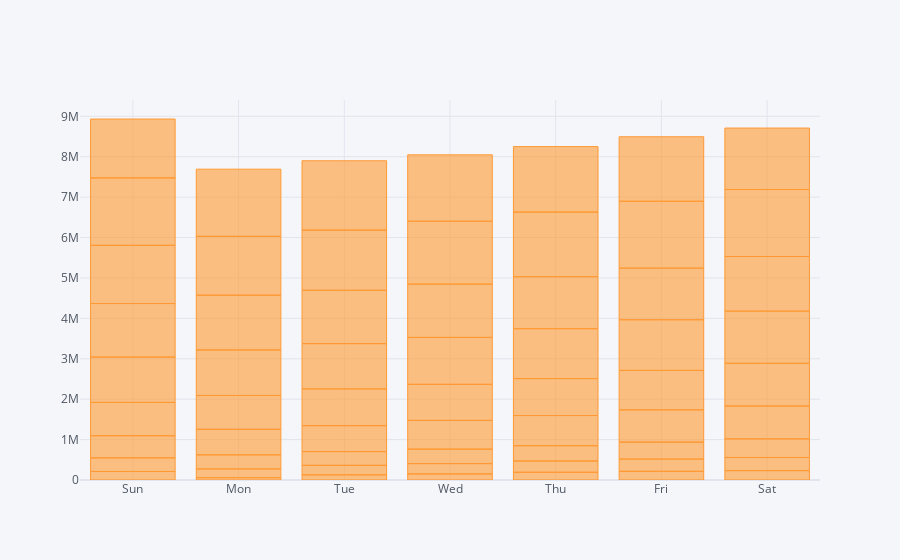

The notebook cell this image was saved under:
### Code cell
US.iplot(kind = 'bar', x = 'dayofweek', y = 'daily_vaccinations')

### Figure 1 — Plotly figure (JSON) as saved in the notebook; plotly's stock layout.template omitted (floating-point values rounded to 4 significant figures)
{"data": [{"marker": {"color": "rgba(255, 153, 51, 0.6)", "line": {"color": "rgba(255, 153, 51, 1.0)", "width": 1}}, "name": "daily_vaccinations", "orientation": "v", "text": "", "type": "bar", "x": ["Sun", "Mon", "Tue", "Wed", "Thu", "Fri", "Sat", "Sun", "Mon", "Tue", "Wed", "Thu", "Fri", "Sat", "Sun", "Mon", "Tue", "Wed", "Thu", "Fri", "Sat", "Sun", "Mon", "Tue", "Wed", "Thu", "Fri", "Sat", "Sun", "Mon", "Tue", "Wed", "Thu", "Fri", "Sat", "Sun", "Mon", "Tue", "Wed", "Thu", "Fri", "Sat", "Sun", "Mon", "Tue", "Wed", "Thu", "Fri", "Sat", "Sun", "Mon", "Tue", "Wed", "Thu", "Fri", "Sat", "Sun", "Mon", "Tue", "Wed", "Thu", "Fri", "Sat", "Sun"], "y": ["", 57909, 127432, 150606, 191001, 215238, 231396, 211379, 216147, 235685, 255223, 278776, 302329, 325882, 336949, 348017, 339372, 358887, 378253, 419933, 461263, 546636, 632009, 641524, 710238, 747082, 798707, 811670, 824632, 837595, 911493, 892403, 913912, 975540, 1057387, 1122182, 1126251, 1119058, 1161050, 1235330, 1253815, 1291416, 1324949, 1355451, 1319981, 1317946, 1287147, 1276364, 1351437, 1441091, 1456459, 1489333, 1555959, 1598080, 1655907, 1657703, 1667631, 1662106, 1716311, 1644551, 1621071, 1596355, 1521088, 1458040]}], "layout": {"legend": {"bgcolor": "#F5F6F9", "font": {"color": "#4D5663"}}, "paper_bgcolor": "#F5F6F9", "plot_bgcolor": "#F5F6F9", "title": {"font": {"color": "#4D5663"}}, "xaxis": {"gridcolor": "#E1E5ED", "showgrid": true, "tickfont": {"color": "#4D5663"}, "title": {"font": {"color": "#4D5663"}, "text": ""}, "zerolinecolor": "#E1E5ED"}, "yaxis": {"gridcolor": "#E1E5ED", "showgrid": true, "tickfont": {"color": "#4D5663"}, "title": {"font": {"color": "#4D5663"}, "text": ""}, "zerolinecolor": "#E1E5ED"}}}
